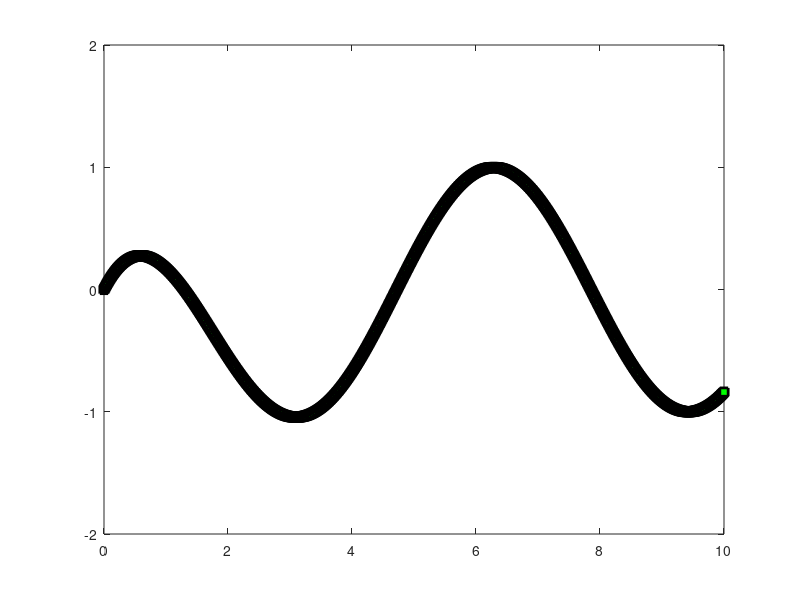

Write MATLAB code to recreate this figure.
x = 0:0.01:10;
y = cos(x) - exp(-x);

plot(x, y)                 % 오리지널
plot(x, y, 'd')            % 선스타일은 지정하지 않으면 'd'(다이아몬드) 마커만 표기 되어 출력됨.
plot(x, y, '- r *')        % -  실선, r 빨간색, * 별모양마커 
plot(x, y, '-- m o')       % -- 파선, m 자홍색, o 0형마커
plot(x, y, ': b s')        % :  점선, b 파란색, s 사각형 마커
%여기까지지가 선 스타일, 색, 마커기호 설정 부분.

plot(x, y, ': b s', 'linewidth',2)  %선 두께 2로 늘리기
plot(x, y,  '- r s', 'markeredgecolor', 'k')  %마커 테두리 검정색 변경
plot(x, y,  '- r s', 'linewidth',2, 'markeredgecolor', 'k', 'markerfacecolor', 'g')


axis([0 10 -2 2])